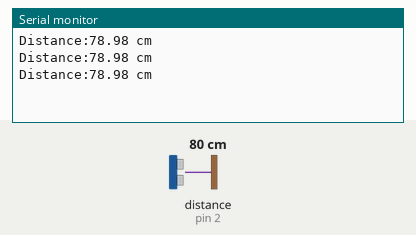
Bench run of a sketch on a simulated Arduino Uno, built with avr-gcc and run on an emulated ATmega328P. Shown: the last lines printed to the serial monitor. Wiring (inferred from the names in the program): ultrasonic range finder: trigger pin 3; echo pin 2. The test bench sets the inputs (shaded band); at power-on: distance to the obstacle (sensor on pin 2) 80 cm. The echo pulse lasts 58.3 µs per cm.

Above: at 1.3 s.
1.4 s: distance to the obstacle (sensor on pin 2) set to 2 cm
At 1.9 s:
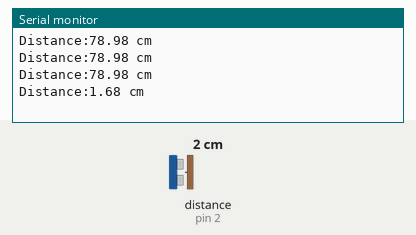
2.9 s: distance to the obstacle (sensor on pin 2) set to 4 cm
At 3.4 s:
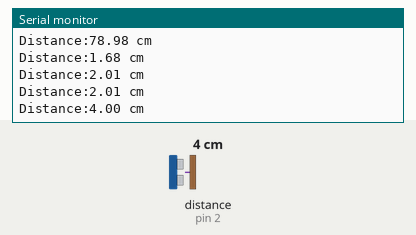
Timing chart, 0 to 5.9 s (numbered marks = the images above; inputs shaded):
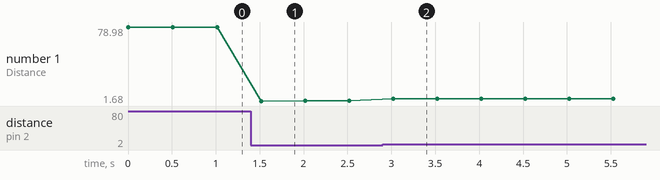

Measured:
- after the input at 1.4 s, the serial monitor: prints a new line after 0.12 s (image 1)
- after the input at 2.9 s, the serial monitor: prints a new line after 0.12 s (image 2)
- plotted number 1: 78.98 → 2.01 after the input at 1.4 s, 2.01 → 4 after the input at 2.9 s

The sketch:

distance_meter.ino
```cpp
#define echoPin 2
#define trigPin 3

double Duration = 0; //受信した間隔
double Distance = 0; //距離

void setup() {
  Serial.begin( 9600 );
  pinMode( echoPin, INPUT );
  pinMode( trigPin, OUTPUT );
}

void loop() {
  digitalWrite(trigPin, LOW);
  delayMicroseconds(2);
  digitalWrite( trigPin, HIGH ); //超音波を出力
  delayMicroseconds( 10 ); //
  digitalWrite( trigPin, LOW );
  Duration = pulseIn( echoPin, HIGH ); //センサからの入力
  if (Duration > 0) {
    Duration = Duration / 2; //往復距離を半分にする
    Distance = Duration * 340 * 100 / 1000000; // 音速を340m/sに設定
    Serial.print("Distance:");
    Serial.print(Distance);
    Serial.println(" cm");

    if (Distance > 5 && Distance < 30){
      digitalWrite(10, HIGH);
    }else{
      digitalWrite(10, LOW);
    }
  }
  delay(500);
}
```
